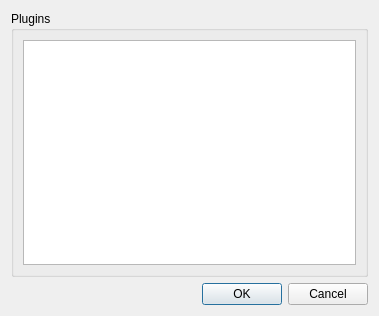
<?xml version="1.0" encoding="UTF-8"?>
<ui version="4.0">
 <class>RemovePluginDialog</class>
 <widget class="QDialog" name="RemovePluginDialog">
  <property name="geometry">
   <rect>
    <x>0</x>
    <y>0</y>
    <width>379</width>
    <height>316</height>
   </rect>
  </property>
  <property name="windowTitle">
   <string>Remove Plugins</string>
  </property>
  <layout class="QGridLayout" name="gridLayout_2">
   <item row="0" column="0">
    <widget class="QGroupBox" name="groupBox">
     <property name="title">
      <string>Plugins</string>
     </property>
     <layout class="QGridLayout" name="gridLayout">
      <item row="0" column="0">
       <widget class="QListWidget" name="listWidget"/>
      </item>
     </layout>
    </widget>
   </item>
   <item row="1" column="0">
    <widget class="QDialogButtonBox" name="buttonBox">
     <property name="orientation">
      <enum>Qt::Horizontal</enum>
     </property>
     <property name="standardButtons">
      <set>QDialogButtonBox::Cancel|QDialogButtonBox::Ok</set>
     </property>
    </widget>
   </item>
  </layout>
 </widget>
 <resources/>
 <connections>
  <connection>
   <sender>buttonBox</sender>
   <signal>accepted()</signal>
   <receiver>RemovePluginDialog</receiver>
   <slot>accept()</slot>
   <hints>
    <hint type="sourcelabel">
     <x>248</x>
     <y>254</y>
    </hint>
    <hint type="destinationlabel">
     <x>157</x>
     <y>274</y>
    </hint>
   </hints>
  </connection>
  <connection>
   <sender>buttonBox</sender>
   <signal>rejected()</signal>
   <receiver>RemovePluginDialog</receiver>
   <slot>reject()</slot>
   <hints>
    <hint type="sourcelabel">
     <x>316</x>
     <y>260</y>
    </hint>
    <hint type="destinationlabel">
     <x>286</x>
     <y>274</y>
    </hint>
   </hints>
  </connection>
 </connections>
</ui>
